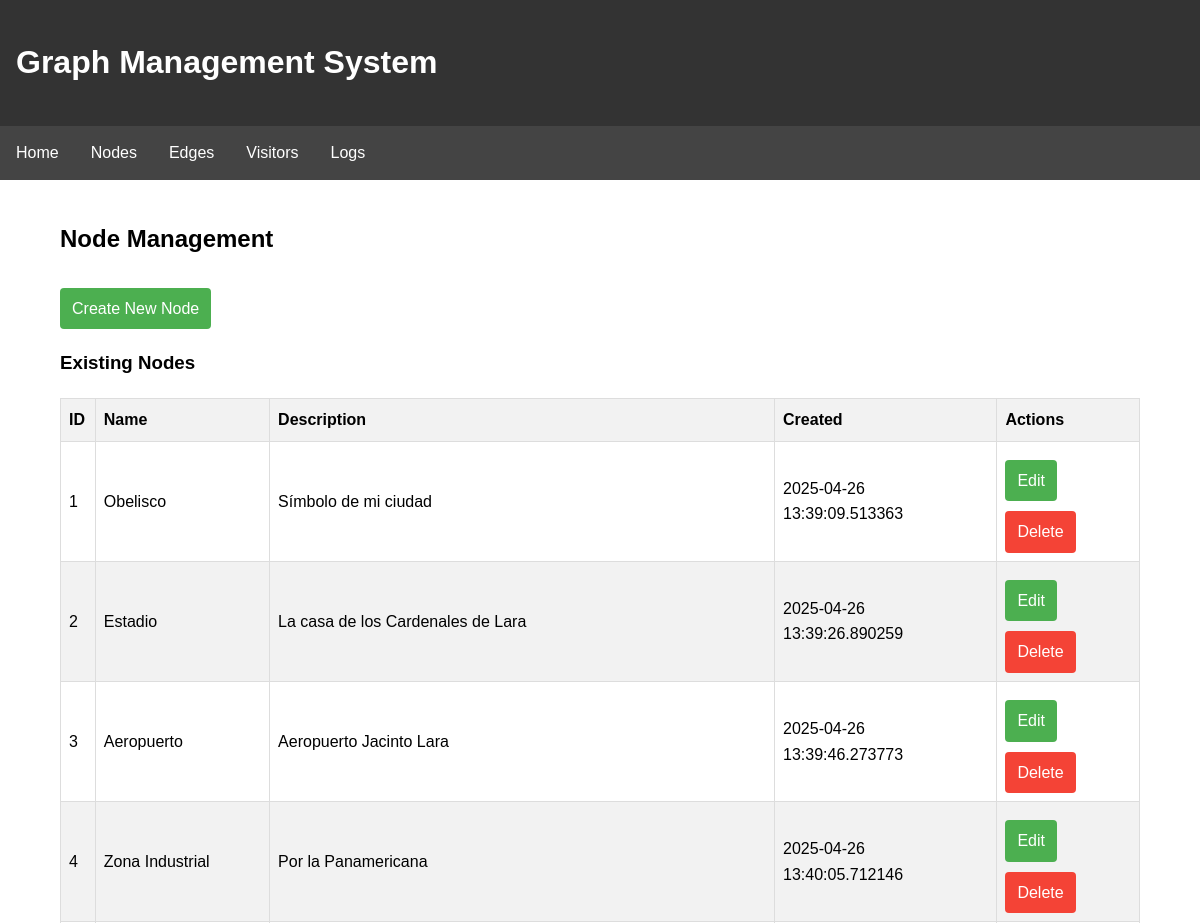
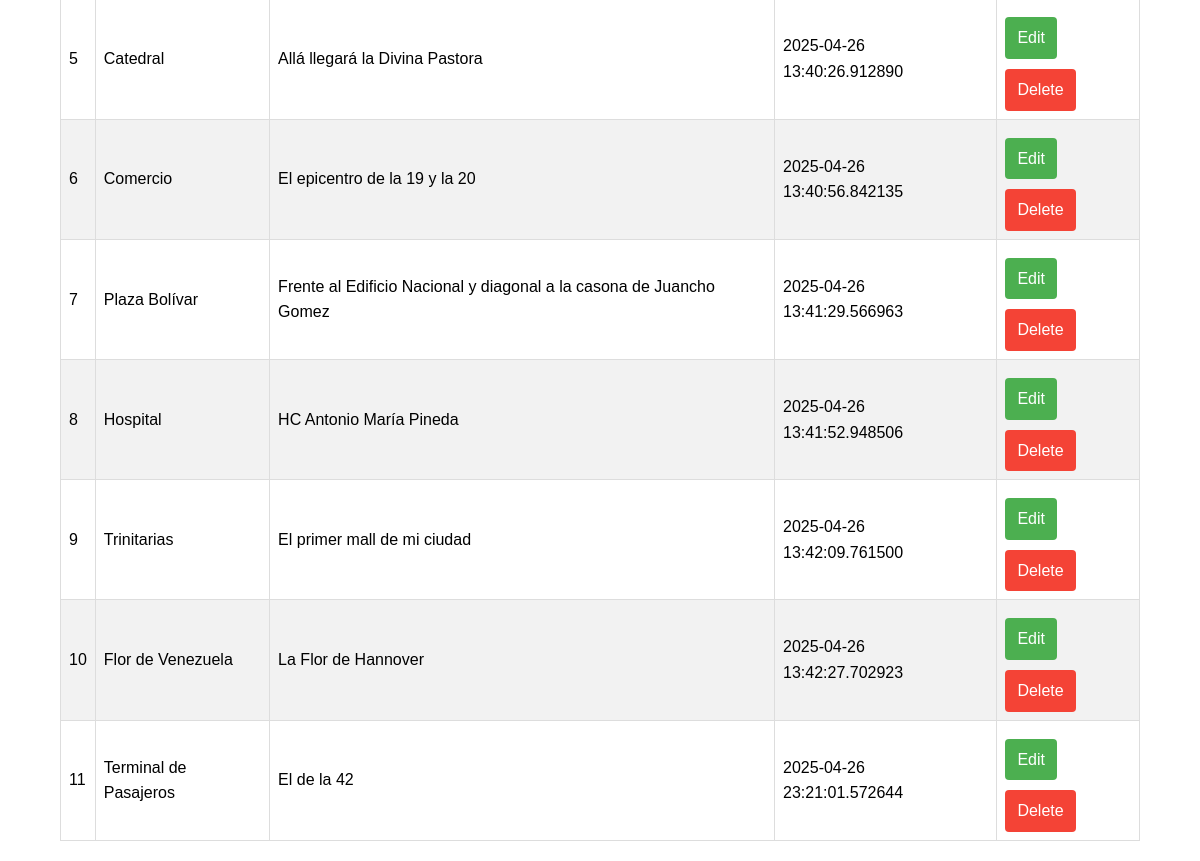
Screenshot of /nodes with the database file from the repository (2 pictures, top to bottom).
### backend/models.py (models this page shows, shortened)
class Node(db.Model):
    __tablename__ = 'nodes'
    id = db.Column(db.Integer, primary_key=True)
    name = db.Column(db.String(100), nullable=False, unique=True)
    description = db.Column(db.Text, nullable=True)
    created_at = db.Column(db.DateTime, default=datetime.utcnow)
    updated_at = db.Column(db.DateTime, default=datetime.utcnow, onupdate=datetime.utcnow)
    outgoing_edges = db.relationship('Edge', backref='source', foreign_keys='Edge.source_id', cascade='all, delete-orphan')
    incoming_edges = db.relationship('Edge', backref='target', foreign_keys='Edge.target_id', cascade='all, delete-orphan')
    visitors = db.relationship('Visitor', backref='current_node', cascade='all, delete-orphan')

### integrated_app.py (the view)
@app.route('/nodes')
def nodes_page():
    nodes = Node.query.all()
    return render_template('nodes.html', nodes=nodes)

### templates/nodes.html (shortened to what this page needs)
{% extends "base.html" %}
{% block content %}
    <h2>Node Management</h2>
    <a href="/nodes/new" class="btn">Create New Node</a>
    {% if nodes %}
        <h3>Existing Nodes</h3>
        <table>
            <thead>
                <tr>
                    <th>ID</th>
                    <th>Name</th>
                    <th>Description</th>
                    <th>Created</th>
                    <th>Actions</th>
                </tr>
            </thead>
            <tbody>
                {% for node in nodes %}
                <tr>
                    <td>{{ node.id }}</td>
                    <td>{{ node.name }}</td>
                    <td>{{ node.description }}</td>
                    <td>{{ node.created_at }}</td>
                    <td>
                        <a href="/nodes/{{ node.id }}/edit" class="btn">Edit</a>
                        <a href="/nodes/{{ node.id }}/delete" class="btn btn-danger" onclick="return confirm('Are you sure you want to delete this node?')">Delete</a>
                    </td>
                </tr>
                {% endfor %}
            </tbody>
        </table>
    {% else %}
        <p>No nodes found. Create your first node to get started.</p>
    {% endif %}
{% endblock %}

### templates/base.html (shortened to what this page needs)
<!DOCTYPE html>
<html lang="en">
<head>
</head>
<body>
    <header>
        <h1>Graph Management System</h1>
    </header>
    <nav>
        <ul>
            <li><a href="/">Home</a></li>
            <li><a href="/nodes">Nodes</a></li>
            <li><a href="/edges">Edges</a></li>
            <li><a href="/visitors">Visitors</a></li>
            <li><a href="/logs">Logs</a></li>
        </ul>
    </nav>
    <div class="container">
        {% block content %}{% endblock %}
    </div>
</body>
</html>

### templates/base.html (style rules this page uses)
body { font-family: Arial, sans-serif; margin: 0; padding: 0; line-height: 1.6; }
.container { width: 90%; margin: 0 auto; padding: 20px; }
header { background-color: #333; color: white; padding: 1rem; }
nav { background-color: #444; color: white; }
nav ul { list-style-type: none; margin: 0; padding: 0; overflow: hidden; }
nav li { float: left; }
nav li a { display: block; color: white; text-align: center; padding: 14px 16px; text-decoration: none; }
table { border-collapse: collapse; width: 100%; margin-top: 20px; }
th, td { text-align: left; padding: 8px; border: 1px solid #ddd; }
th { background-color: #f2f2f2; }
tr:nth-child(even) { background-color: #f2f2f2; }
.btn { display: inline-block; padding: 8px 12px; background-color: #4CAF50; color: white; text-decoration: none; border-radius: 4px; margin-top: 10px; }
.btn-danger { background-color: #f44336; }

### rows the page displays
Node: id "1", name "Obelisco", description "Símbolo de mi ciudad", created_at "2025-04-26 13:39:09.513363"
Node: id "2", name "Estadio", description "La casa de los Cardenales de Lara", created_at "2025-04-26 13:39:26.890259"
Node: id "3", name "Aeropuerto", description "Aeropuerto Jacinto Lara", created_at "2025-04-26 13:39:46.273773"
Node: id "4", name "Zona Industrial", description "Por la Panamericana", created_at "2025-04-26 13:40:05.712146"
Node: id "5", name "Catedral", description "Allá llegará la Divina Pastora", created_at "2025-04-26 13:40:26.912890"
Node: id "6", name "Comercio", description "El epicentro de la 19 y la 20", created_at "2025-04-26 13:40:56.842135"
Node: id "7", name "Plaza Bolívar", description "Frente al Edificio Nacional y diagonal a la casona de Juancho Gomez", created_at "2025-04-26 13:41:29.566963"
Node: id "8", name "Hospital", description "HC Antonio María Pineda", created_at "2025-04-26 13:41:52.948506"
Node: id "9", name "Trinitarias", description "El primer mall de mi ciudad", created_at "2025-04-26 13:42:09.761500"
Node: id "10", name "Flor de Venezuela", description "La Flor de Hannover", created_at "2025-04-26 13:42:27.702923"
Node: id "11", name "Terminal de Pasajeros", description "El de la 42", created_at "2025-04-26 23:21:01.572644"
